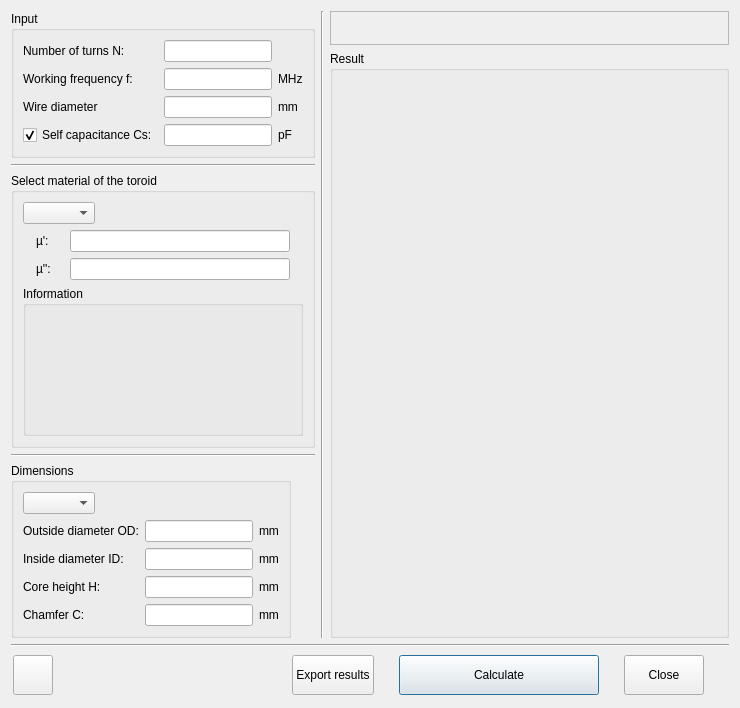
<?xml version="1.0" encoding="UTF-8"?>
<ui version="4.0">
 <class>RF_Toroid</class>
 <widget class="QDialog" name="RF_Toroid">
  <property name="windowModality">
   <enum>Qt::WindowModal</enum>
  </property>
  <property name="geometry">
   <rect>
    <x>0</x>
    <y>0</y>
    <width>740</width>
    <height>708</height>
   </rect>
  </property>
  <property name="minimumSize">
   <size>
    <width>740</width>
    <height>600</height>
   </size>
  </property>
  <property name="maximumSize">
   <size>
    <width>1300</width>
    <height>950</height>
   </size>
  </property>
  <property name="windowTitle">
   <string>Toroidal inductor at RF</string>
  </property>
  <property name="windowIcon">
   <iconset resource="res.qrc">
    <normaloff>:/menu_ico/res/ico1-ferrite.png</normaloff>:/menu_ico/res/ico1-ferrite.png</iconset>
  </property>
  <property name="locale">
   <locale language="English" country="UnitedStates"/>
  </property>
  <layout class="QVBoxLayout" name="verticalLayout">
   <item>
    <layout class="QHBoxLayout" name="horizontalLayout">
     <item>
      <layout class="QVBoxLayout" name="verticalLayout_2">
       <item>
        <widget class="QGroupBox" name="groupBox_4">
         <property name="sizePolicy">
          <sizepolicy hsizetype="Fixed" vsizetype="Fixed">
           <horstretch>0</horstretch>
           <verstretch>0</verstretch>
          </sizepolicy>
         </property>
         <property name="title">
          <string>Input</string>
         </property>
         <layout class="QVBoxLayout" name="verticalLayout_3">
          <item>
           <layout class="QGridLayout" name="gridLayout">
            <item row="4" column="0">
             <widget class="QCheckBox" name="label_cs">
              <property name="sizePolicy">
               <sizepolicy hsizetype="Preferred" vsizetype="Fixed">
                <horstretch>0</horstretch>
                <verstretch>0</verstretch>
               </sizepolicy>
              </property>
              <property name="focusPolicy">
               <enum>Qt::NoFocus</enum>
              </property>
              <property name="text">
               <string notr="true">Self capacitance Cs:</string>
              </property>
              <property name="checked">
               <bool>true</bool>
              </property>
             </widget>
            </item>
            <item row="1" column="2">
             <widget class="QLineEdit" name="lineEdit_f">
              <property name="sizePolicy">
               <sizepolicy hsizetype="Fixed" vsizetype="Fixed">
                <horstretch>0</horstretch>
                <verstretch>0</verstretch>
               </sizepolicy>
              </property>
              <property name="text">
               <string notr="true"/>
              </property>
             </widget>
            </item>
            <item row="0" column="2">
             <widget class="QLineEdit" name="lineEdit_N">
              <property name="sizePolicy">
               <sizepolicy hsizetype="Fixed" vsizetype="Fixed">
                <horstretch>0</horstretch>
                <verstretch>0</verstretch>
               </sizepolicy>
              </property>
              <property name="text">
               <string notr="true"/>
              </property>
             </widget>
            </item>
            <item row="1" column="3">
             <widget class="QLabel" name="label_f_m">
              <property name="sizePolicy">
               <sizepolicy hsizetype="Fixed" vsizetype="Preferred">
                <horstretch>0</horstretch>
                <verstretch>0</verstretch>
               </sizepolicy>
              </property>
              <property name="text">
               <string notr="true">MHz</string>
              </property>
             </widget>
            </item>
            <item row="0" column="0">
             <widget class="QLabel" name="label_N">
              <property name="sizePolicy">
               <sizepolicy hsizetype="Preferred" vsizetype="Preferred">
                <horstretch>0</horstretch>
                <verstretch>0</verstretch>
               </sizepolicy>
              </property>
              <property name="text">
               <string notr="true">Number of turns N:</string>
              </property>
              <property name="wordWrap">
               <bool>true</bool>
              </property>
             </widget>
            </item>
            <item row="4" column="2">
             <widget class="QLineEdit" name="lineEdit_cs">
              <property name="sizePolicy">
               <sizepolicy hsizetype="Fixed" vsizetype="Fixed">
                <horstretch>0</horstretch>
                <verstretch>0</verstretch>
               </sizepolicy>
              </property>
             </widget>
            </item>
            <item row="4" column="3">
             <widget class="QLabel" name="label_cs_m">
              <property name="sizePolicy">
               <sizepolicy hsizetype="Fixed" vsizetype="Preferred">
                <horstretch>0</horstretch>
                <verstretch>0</verstretch>
               </sizepolicy>
              </property>
              <property name="text">
               <string notr="true">pF</string>
              </property>
             </widget>
            </item>
            <item row="1" column="0">
             <widget class="QLabel" name="label_f">
              <property name="sizePolicy">
               <sizepolicy hsizetype="Preferred" vsizetype="Preferred">
                <horstretch>0</horstretch>
                <verstretch>0</verstretch>
               </sizepolicy>
              </property>
              <property name="text">
               <string notr="true">Working frequency f:</string>
              </property>
              <property name="wordWrap">
               <bool>true</bool>
              </property>
             </widget>
            </item>
            <item row="2" column="2">
             <widget class="QLineEdit" name="lineEdit_d"/>
            </item>
            <item row="2" column="0">
             <widget class="QLabel" name="label_d">
              <property name="text">
               <string notr="true">Wire diameter</string>
              </property>
             </widget>
            </item>
            <item row="2" column="3">
             <widget class="QLabel" name="label_d_m">
              <property name="text">
               <string notr="true">mm</string>
              </property>
             </widget>
            </item>
           </layout>
          </item>
         </layout>
        </widget>
       </item>
       <item>
        <widget class="Line" name="line_3">
         <property name="orientation">
          <enum>Qt::Horizontal</enum>
         </property>
        </widget>
       </item>
       <item>
        <widget class="QGroupBox" name="groupBox_3">
         <property name="sizePolicy">
          <sizepolicy hsizetype="Preferred" vsizetype="Expanding">
           <horstretch>0</horstretch>
           <verstretch>0</verstretch>
          </sizepolicy>
         </property>
         <property name="title">
          <string>Select material of the toroid</string>
         </property>
         <layout class="QVBoxLayout" name="verticalLayout_9">
          <item>
           <widget class="QComboBox" name="comboBox">
            <property name="sizePolicy">
             <sizepolicy hsizetype="Fixed" vsizetype="Fixed">
              <horstretch>0</horstretch>
              <verstretch>0</verstretch>
             </sizepolicy>
            </property>
            <property name="focusPolicy">
             <enum>Qt::NoFocus</enum>
            </property>
            <property name="toolTip">
             <string notr="true"/>
            </property>
            <property name="currentText">
             <string notr="true"/>
            </property>
            <property name="currentIndex">
             <number>-1</number>
            </property>
           </widget>
          </item>
          <item>
           <layout class="QGridLayout" name="gridLayout_3">
            <item row="2" column="0">
             <widget class="QLabel" name="label_3">
              <property name="sizePolicy">
               <sizepolicy hsizetype="Fixed" vsizetype="Fixed">
                <horstretch>0</horstretch>
                <verstretch>0</verstretch>
               </sizepolicy>
              </property>
              <property name="text">
               <string notr="true">µ'':</string>
              </property>
             </widget>
            </item>
            <item row="1" column="1">
             <widget class="QLineEdit" name="lineEdit_mu1">
              <property name="sizePolicy">
               <sizepolicy hsizetype="Minimum" vsizetype="Fixed">
                <horstretch>0</horstretch>
                <verstretch>0</verstretch>
               </sizepolicy>
              </property>
              <property name="maximumSize">
               <size>
                <width>220</width>
                <height>16777215</height>
               </size>
              </property>
              <property name="text">
               <string notr="true"/>
              </property>
             </widget>
            </item>
            <item row="1" column="0">
             <widget class="QLabel" name="label_2">
              <property name="sizePolicy">
               <sizepolicy hsizetype="Fixed" vsizetype="Fixed">
                <horstretch>0</horstretch>
                <verstretch>0</verstretch>
               </sizepolicy>
              </property>
              <property name="text">
               <string notr="true">µ':</string>
              </property>
             </widget>
            </item>
            <item row="2" column="1">
             <widget class="QLineEdit" name="lineEdit_mu2">
              <property name="sizePolicy">
               <sizepolicy hsizetype="Minimum" vsizetype="Fixed">
                <horstretch>0</horstretch>
                <verstretch>0</verstretch>
               </sizepolicy>
              </property>
              <property name="maximumSize">
               <size>
                <width>220</width>
                <height>16777215</height>
               </size>
              </property>
              <property name="text">
               <string notr="true"/>
              </property>
             </widget>
            </item>
           </layout>
          </item>
          <item>
           <widget class="QGroupBox" name="groupBox_5">
            <property name="sizePolicy">
             <sizepolicy hsizetype="Preferred" vsizetype="Preferred">
              <horstretch>0</horstretch>
              <verstretch>0</verstretch>
             </sizepolicy>
            </property>
            <property name="title">
             <string>Information</string>
            </property>
            <layout class="QVBoxLayout" name="verticalLayout_6">
             <item>
              <widget class="QLabel" name="label_info">
               <property name="sizePolicy">
                <sizepolicy hsizetype="Preferred" vsizetype="Expanding">
                 <horstretch>0</horstretch>
                 <verstretch>0</verstretch>
                </sizepolicy>
               </property>
               <property name="text">
                <string notr="true"/>
               </property>
               <property name="wordWrap">
                <bool>true</bool>
               </property>
              </widget>
             </item>
            </layout>
           </widget>
          </item>
         </layout>
        </widget>
       </item>
       <item>
        <widget class="Line" name="line_8">
         <property name="orientation">
          <enum>Qt::Horizontal</enum>
         </property>
        </widget>
       </item>
       <item>
        <widget class="QGroupBox" name="groupBox_2">
         <property name="sizePolicy">
          <sizepolicy hsizetype="Fixed" vsizetype="Fixed">
           <horstretch>0</horstretch>
           <verstretch>0</verstretch>
          </sizepolicy>
         </property>
         <property name="title">
          <string>Dimensions</string>
         </property>
         <layout class="QVBoxLayout" name="verticalLayout_4">
          <item>
           <layout class="QGridLayout" name="gridLayout_2">
            <item row="3" column="0">
             <widget class="QLabel" name="label_h">
              <property name="sizePolicy">
               <sizepolicy hsizetype="MinimumExpanding" vsizetype="Preferred">
                <horstretch>0</horstretch>
                <verstretch>0</verstretch>
               </sizepolicy>
              </property>
              <property name="text">
               <string notr="true">Core height H:</string>
              </property>
              <property name="wordWrap">
               <bool>true</bool>
              </property>
             </widget>
            </item>
            <item row="3" column="1">
             <widget class="QLineEdit" name="lineEdit_h">
              <property name="sizePolicy">
               <sizepolicy hsizetype="MinimumExpanding" vsizetype="Fixed">
                <horstretch>0</horstretch>
                <verstretch>0</verstretch>
               </sizepolicy>
              </property>
              <property name="text">
               <string notr="true"/>
              </property>
             </widget>
            </item>
            <item row="1" column="1">
             <widget class="QLineEdit" name="lineEdit_od">
              <property name="sizePolicy">
               <sizepolicy hsizetype="MinimumExpanding" vsizetype="Fixed">
                <horstretch>0</horstretch>
                <verstretch>0</verstretch>
               </sizepolicy>
              </property>
              <property name="text">
               <string notr="true"/>
              </property>
             </widget>
            </item>
            <item row="2" column="0">
             <widget class="QLabel" name="label_id">
              <property name="sizePolicy">
               <sizepolicy hsizetype="MinimumExpanding" vsizetype="Preferred">
                <horstretch>0</horstretch>
                <verstretch>0</verstretch>
               </sizepolicy>
              </property>
              <property name="text">
               <string notr="true">Inside diameter ID:</string>
              </property>
              <property name="wordWrap">
               <bool>true</bool>
              </property>
             </widget>
            </item>
            <item row="4" column="2">
             <widget class="QLabel" name="label_04">
              <property name="text">
               <string notr="true">mm</string>
              </property>
             </widget>
            </item>
            <item row="2" column="2">
             <widget class="QLabel" name="label_02">
              <property name="sizePolicy">
               <sizepolicy hsizetype="Fixed" vsizetype="Preferred">
                <horstretch>0</horstretch>
                <verstretch>0</verstretch>
               </sizepolicy>
              </property>
              <property name="text">
               <string notr="true">mm</string>
              </property>
             </widget>
            </item>
            <item row="4" column="0">
             <widget class="QLabel" name="label_c">
              <property name="sizePolicy">
               <sizepolicy hsizetype="MinimumExpanding" vsizetype="Preferred">
                <horstretch>0</horstretch>
                <verstretch>0</verstretch>
               </sizepolicy>
              </property>
              <property name="text">
               <string notr="true">Chamfer C:</string>
              </property>
              <property name="wordWrap">
               <bool>true</bool>
              </property>
             </widget>
            </item>
            <item row="2" column="1">
             <widget class="QLineEdit" name="lineEdit_id">
              <property name="sizePolicy">
               <sizepolicy hsizetype="MinimumExpanding" vsizetype="Fixed">
                <horstretch>0</horstretch>
                <verstretch>0</verstretch>
               </sizepolicy>
              </property>
              <property name="text">
               <string notr="true"/>
              </property>
             </widget>
            </item>
            <item row="4" column="1">
             <widget class="QLineEdit" name="lineEdit_c">
              <property name="sizePolicy">
               <sizepolicy hsizetype="MinimumExpanding" vsizetype="Fixed">
                <horstretch>0</horstretch>
                <verstretch>0</verstretch>
               </sizepolicy>
              </property>
              <property name="text">
               <string notr="true"/>
              </property>
             </widget>
            </item>
            <item row="1" column="2">
             <widget class="QLabel" name="label_01">
              <property name="sizePolicy">
               <sizepolicy hsizetype="Fixed" vsizetype="Preferred">
                <horstretch>0</horstretch>
                <verstretch>0</verstretch>
               </sizepolicy>
              </property>
              <property name="text">
               <string notr="true">mm</string>
              </property>
             </widget>
            </item>
            <item row="3" column="2">
             <widget class="QLabel" name="label_03">
              <property name="sizePolicy">
               <sizepolicy hsizetype="Fixed" vsizetype="Preferred">
                <horstretch>0</horstretch>
                <verstretch>0</verstretch>
               </sizepolicy>
              </property>
              <property name="text">
               <string notr="true">mm</string>
              </property>
             </widget>
            </item>
            <item row="1" column="0">
             <widget class="QLabel" name="label_od">
              <property name="sizePolicy">
               <sizepolicy hsizetype="MinimumExpanding" vsizetype="Preferred">
                <horstretch>0</horstretch>
                <verstretch>0</verstretch>
               </sizepolicy>
              </property>
              <property name="text">
               <string notr="true">Outside diameter OD:</string>
              </property>
              <property name="wordWrap">
               <bool>true</bool>
              </property>
             </widget>
            </item>
            <item row="0" column="0">
             <widget class="QComboBox" name="comboBox_2">
              <property name="sizePolicy">
               <sizepolicy hsizetype="Fixed" vsizetype="Fixed">
                <horstretch>0</horstretch>
                <verstretch>0</verstretch>
               </sizepolicy>
              </property>
              <property name="focusPolicy">
               <enum>Qt::NoFocus</enum>
              </property>
             </widget>
            </item>
           </layout>
          </item>
         </layout>
        </widget>
       </item>
      </layout>
     </item>
     <item>
      <widget class="Line" name="line_2">
       <property name="orientation">
        <enum>Qt::Vertical</enum>
       </property>
      </widget>
     </item>
     <item>
      <layout class="QVBoxLayout" name="verticalLayout_5">
       <property name="sizeConstraint">
        <enum>QLayout::SetMinimumSize</enum>
       </property>
       <item>
        <widget class="QFrame" name="frame">
         <property name="sizePolicy">
          <sizepolicy hsizetype="Preferred" vsizetype="Fixed">
           <horstretch>0</horstretch>
           <verstretch>0</verstretch>
          </sizepolicy>
         </property>
         <property name="frameShape">
          <enum>QFrame::StyledPanel</enum>
         </property>
         <property name="frameShadow">
          <enum>QFrame::Raised</enum>
         </property>
         <layout class="QVBoxLayout" name="verticalLayout_8">
          <item>
           <layout class="QHBoxLayout" name="horizontalLayout_6">
            <item>
             <widget class="QLabel" name="image">
              <property name="sizePolicy">
               <sizepolicy hsizetype="Fixed" vsizetype="Fixed">
                <horstretch>0</horstretch>
                <verstretch>0</verstretch>
               </sizepolicy>
              </property>
              <property name="text">
               <string notr="true"/>
              </property>
              <property name="pixmap">
               <pixmap resource="res.qrc">:/images/res/T-core.png</pixmap>
              </property>
              <property name="alignment">
               <set>Qt::AlignCenter</set>
              </property>
             </widget>
            </item>
           </layout>
          </item>
         </layout>
        </widget>
       </item>
       <item>
        <widget class="QGroupBox" name="groupBox">
         <property name="title">
          <string>Result</string>
         </property>
         <layout class="QVBoxLayout" name="verticalLayout_7">
          <item>
           <widget class="QLabel" name="label_result">
            <property name="sizePolicy">
             <sizepolicy hsizetype="Expanding" vsizetype="Expanding">
              <horstretch>0</horstretch>
              <verstretch>0</verstretch>
             </sizepolicy>
            </property>
            <property name="text">
             <string notr="true"/>
            </property>
            <property name="alignment">
             <set>Qt::AlignLeading|Qt::AlignLeft|Qt::AlignTop</set>
            </property>
            <property name="wordWrap">
             <bool>true</bool>
            </property>
           </widget>
          </item>
         </layout>
        </widget>
       </item>
      </layout>
     </item>
    </layout>
   </item>
   <item>
    <widget class="Line" name="line">
     <property name="orientation">
      <enum>Qt::Horizontal</enum>
     </property>
    </widget>
   </item>
   <item>
    <layout class="QHBoxLayout" name="horizontalLayout_2">
     <property name="spacing">
      <number>25</number>
     </property>
     <property name="leftMargin">
      <number>2</number>
     </property>
     <property name="topMargin">
      <number>2</number>
     </property>
     <property name="rightMargin">
      <number>25</number>
     </property>
     <property name="bottomMargin">
      <number>2</number>
     </property>
     <item>
      <widget class="QPushButton" name="pushButton_help">
       <property name="minimumSize">
        <size>
         <width>40</width>
         <height>40</height>
        </size>
       </property>
       <property name="maximumSize">
        <size>
         <width>40</width>
         <height>40</height>
        </size>
       </property>
       <property name="focusPolicy">
        <enum>Qt::NoFocus</enum>
       </property>
       <property name="toolTip">
        <string>Context help</string>
       </property>
       <property name="text">
        <string/>
       </property>
       <property name="icon">
        <iconset resource="res.qrc">
         <normaloff>:/menu_ico/res/icons8-help-32.png</normaloff>:/menu_ico/res/icons8-help-32.png</iconset>
       </property>
       <property name="shortcut">
        <string notr="true">F1</string>
       </property>
       <property name="autoDefault">
        <bool>false</bool>
       </property>
      </widget>
     </item>
     <item>
      <spacer name="horizontalSpacer_2">
       <property name="orientation">
        <enum>Qt::Horizontal</enum>
       </property>
       <property name="sizeHint" stdset="0">
        <size>
         <width>40</width>
         <height>20</height>
        </size>
       </property>
      </spacer>
     </item>
     <item>
      <widget class="QPushButton" name="pushButton_export">
       <property name="minimumSize">
        <size>
         <width>0</width>
         <height>40</height>
        </size>
       </property>
       <property name="focusPolicy">
        <enum>Qt::NoFocus</enum>
       </property>
       <property name="statusTip">
        <string notr="true">Ctrl+Enter</string>
       </property>
       <property name="text">
        <string>Export results</string>
       </property>
       <property name="icon">
        <iconset resource="res.qrc">
         <normaloff>:/menu_ico/res/icons8-sign-out-32.png</normaloff>:/menu_ico/res/icons8-sign-out-32.png</iconset>
       </property>
      </widget>
     </item>
     <item>
      <widget class="QPushButton" name="pushButton_calculate">
       <property name="sizePolicy">
        <sizepolicy hsizetype="Minimum" vsizetype="Fixed">
         <horstretch>0</horstretch>
         <verstretch>0</verstretch>
        </sizepolicy>
       </property>
       <property name="minimumSize">
        <size>
         <width>200</width>
         <height>40</height>
        </size>
       </property>
       <property name="focusPolicy">
        <enum>Qt::NoFocus</enum>
       </property>
       <property name="statusTip">
        <string notr="true">Enter</string>
       </property>
       <property name="text">
        <string>Calculate</string>
       </property>
       <property name="icon">
        <iconset resource="res.qrc">
         <normaloff>:/menu_ico/res/icons8-enter-key-64.png</normaloff>:/menu_ico/res/icons8-enter-key-64.png</iconset>
       </property>
       <property name="shortcut">
        <string notr="true">Enter</string>
       </property>
       <property name="autoDefault">
        <bool>false</bool>
       </property>
       <property name="default">
        <bool>true</bool>
       </property>
      </widget>
     </item>
     <item>
      <widget class="QPushButton" name="pushButton_close">
       <property name="minimumSize">
        <size>
         <width>0</width>
         <height>40</height>
        </size>
       </property>
       <property name="focusPolicy">
        <enum>Qt::NoFocus</enum>
       </property>
       <property name="statusTip">
        <string notr="true">Esc</string>
       </property>
       <property name="text">
        <string>Close</string>
       </property>
       <property name="icon">
        <iconset resource="res.qrc">
         <normaloff>:/menu_ico/res/icons8-unavailable-32.png</normaloff>:/menu_ico/res/icons8-unavailable-32.png</iconset>
       </property>
       <property name="shortcut">
        <string notr="true">Esc</string>
       </property>
       <property name="autoDefault">
        <bool>false</bool>
       </property>
      </widget>
     </item>
    </layout>
   </item>
  </layout>
 </widget>
 <tabstops>
  <tabstop>lineEdit_N</tabstop>
  <tabstop>lineEdit_f</tabstop>
  <tabstop>lineEdit_d</tabstop>
  <tabstop>lineEdit_cs</tabstop>
  <tabstop>lineEdit_mu1</tabstop>
  <tabstop>lineEdit_mu2</tabstop>
  <tabstop>lineEdit_od</tabstop>
  <tabstop>lineEdit_id</tabstop>
  <tabstop>lineEdit_h</tabstop>
  <tabstop>lineEdit_c</tabstop>
 </tabstops>
 <resources>
  <include location="res.qrc"/>
 </resources>
 <connections/>
</ui>
